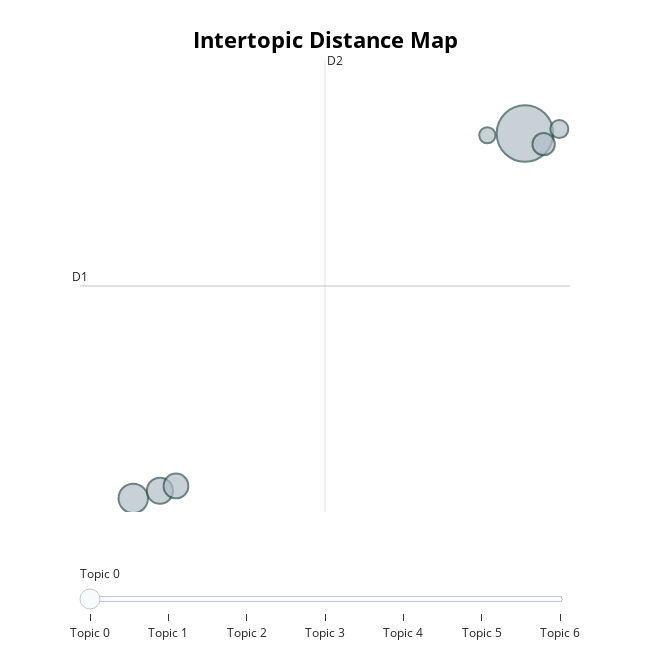
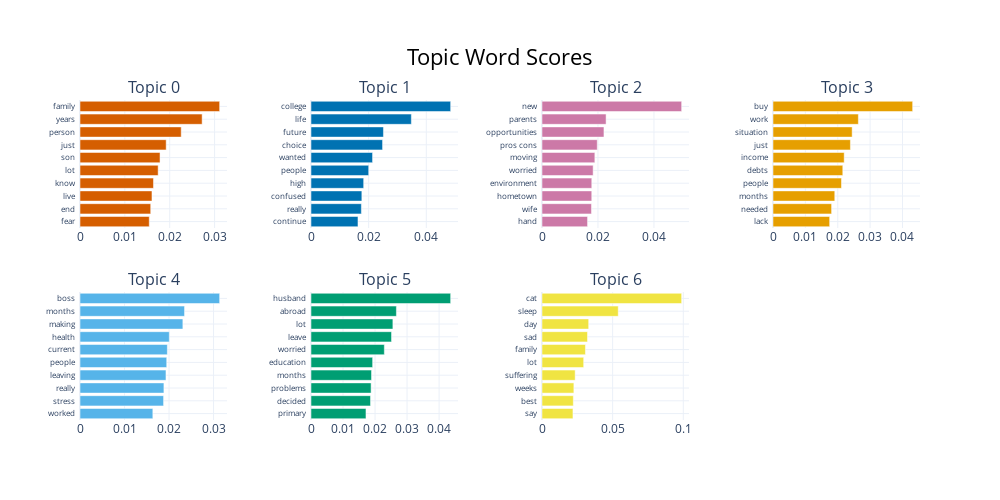
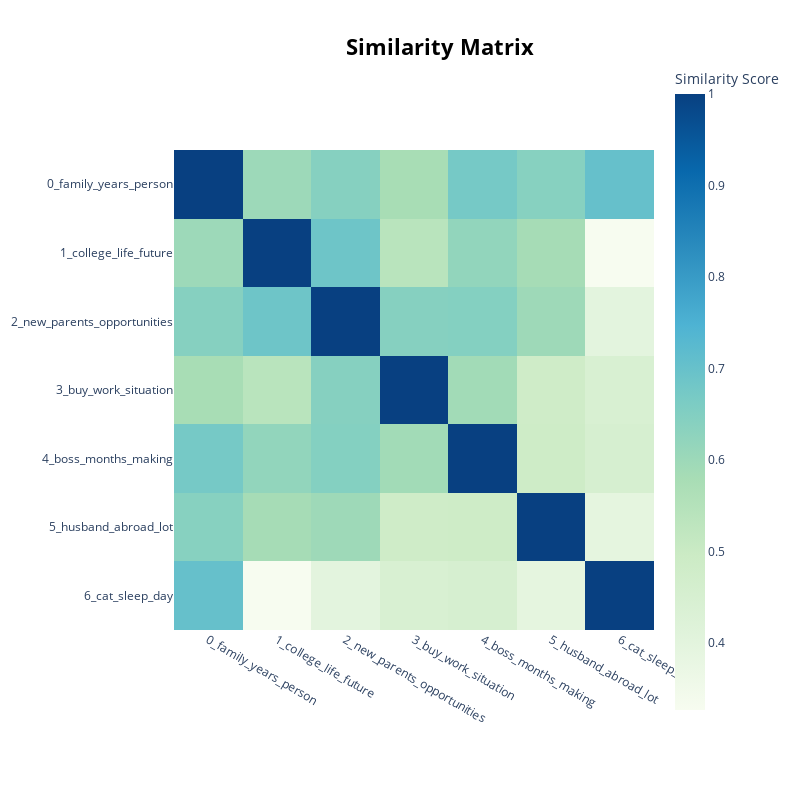
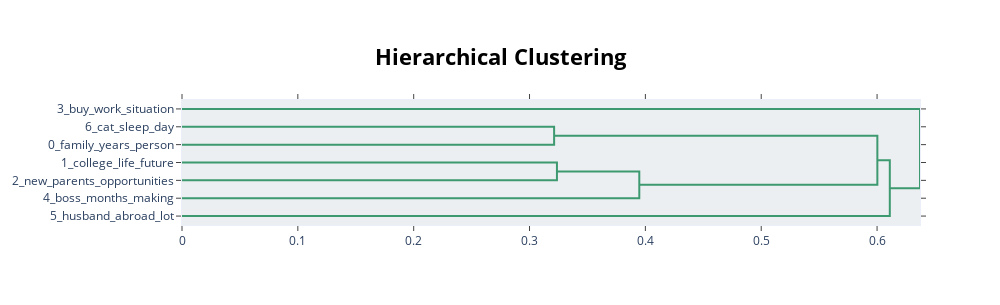

Notebook cell for these charts, in order:
### Markdown cell above
3. Visualizations
built-in BERTopic plots for interpretation:

### Code cell
# Intertopic distance map (UMAP): Shows the relationship and distance between topics in 2D space.
fig1 = topic_model.visualize_topics()

# Top words per topic: Horizontal bar chart of the most important words for each topic.
fig2 = topic_model.visualize_barchart(n_words=10, top_n_topics = 10) # None means all topics will be shown.
# Ensure all y-axis labels (words) are displayed, even if in small font
fig2.update_yaxes(tickfont=dict(size=7.7))

# Topic similarity heatmap: Visualizes how similar topics are to each other.
fig3 = topic_model.visualize_heatmap()

# Hierarchical clustering of topics: Dendrogram showing topic groupings and hierarchy.
fig4 = topic_model.visualize_hierarchy()

# Documents in topic space: Projects your documents into topic space for exploration.
fig5 = topic_model.visualize_documents(docs)

# Display all plots
fig1.show()
fig2.show()
fig3.show()
fig4.show()
fig5.show()

### Figure 1 — Plotly figure (JSON) as saved in the notebook; plotly's stock layout.template omitted (floating-point values rounded to 4 significant figures)
{"data": [{"customdata": [[0, "family | years | person | just | son", 480], [1, "college | life | future | choice | wanted", 130], [2, "new | parents | opportunities | pros cons | moving", 102], [3, "buy | work | situation | just | income", 92], [4, "boss | months | making | health | current", 75], [5, "husband | abroad | lot | leave | worried", 49], [6, "cat | sleep | day | sad | family", 39]], "hovertemplate": "<b>Topic %{customdata[0]}</b><br>%{customdata[1]}<br>Size: %{customdata[2]}", "legendgroup": "", "marker": {"color": "#B0BEC5", "line": {"color": "DarkSlateGrey", "width": 2}, "size": [480, 130, 102, 92, 75, 49, 39], "sizemode": "area", "sizeref": 0.3, "symbol": "circle"}, "mode": "markers", "name": "", "orientation": "v", "showlegend": false, "type": "scatter", "x": [0.6501, -6.26, -5.789, -5.506, 0.9795, 1.256, -0.01355], "xaxis": "x", "y": [27.91, 5.564, 6.028, 6.325, 27.25, 28.18, 27.8], "yaxis": "y"}], "layout": {"annotations": [{"showarrow": false, "text": "D1", "x": -7.199, "y": 18.57, "yshift": 10}, {"showarrow": false, "text": "D2", "x": -2.877, "xshift": 10, "y": 32.4}], "height": 650, "hoverlabel": {"bgcolor": "white", "font": {"family": "Rockwell", "size": 16}}, "legend": {"itemsizing": "constant", "tracegroupgap": 0}, "margin": {"t": 60}, "shapes": [{"line": {"color": "#CFD8DC", "width": 2}, "type": "line", "x0": -2.877, "x1": -2.877, "y0": 4.729, "y1": 32.4}, {"line": {"color": "#9E9E9E", "width": 2}, "type": "line", "x0": -7.199, "x1": 1.445, "y0": 18.57, "y1": 18.57}], "sliders": [{"active": 0, "pad": {"t": 50}, "steps": [{"args": [{"marker.color": [["red", "#B0BEC5", "#B0BEC5", "#B0BEC5", "#B0BEC5", "#B0BEC5", "#B0BEC5"]]}], "label": "Topic 0", "method": "update"}, {"args": [{"marker.color": [["#B0BEC5", "red", "#B0BEC5", "#B0BEC5", "#B0BEC5", "#B0BEC5", "#B0BEC5"]]}], "label": "Topic 1", "method": "update"}, {"args": [{"marker.color": [["#B0BEC5", "#B0BEC5", "red", "#B0BEC5", "#B0BEC5", "#B0BEC5", "#B0BEC5"]]}], "label": "Topic 2", "method": "update"}, {"args": [{"marker.color": [["#B0BEC5", "#B0BEC5", "#B0BEC5", "red", "#B0BEC5", "#B0BEC5", "#B0BEC5"]]}], "label": "Topic 3", "method": "update"}, {"args": [{"marker.color": [["#B0BEC5", "#B0BEC5", "#B0BEC5", "#B0BEC5", "red", "#B0BEC5", "#B0BEC5"]]}], "label": "Topic 4", "method": "update"}, {"args": [{"marker.color": [["#B0BEC5", "#B0BEC5", "#B0BEC5", "#B0BEC5", "#B0BEC5", "red", "#B0BEC5"]]}], "label": "Topic 5", "method": "update"}, {"args": [{"marker.color": [["#B0BEC5", "#B0BEC5", "#B0BEC5", "#B0BEC5", "#B0BEC5", "#B0BEC5", "red"]]}], "label": "Topic 6", "method": "update"}]}], "title": {"font": {"color": "Black", "size": 22}, "text": "<b>Intertopic Distance Map</b>", "x": 0.5, "xanchor": "center", "y": 0.95, "yanchor": "top"}, "width": 650, "xaxis": {"anchor": "y", "domain": [0, 1], "range": [-7.199, 1.445], "title": {"text": ""}, "visible": false}, "yaxis": {"anchor": "x", "domain": [0, 1], "range": [4.729, 32.4], "title": {"text": ""}, "visible": false}}}

### Figure 2 — Plotly figure (JSON) as saved in the notebook; plotly's stock layout.template omitted (floating-point values rounded to 4 significant figures)
{"data": [{"marker": {"color": "#D55E00"}, "orientation": "h", "type": "bar", "x": [0.01544, 0.01576, 0.01604, 0.01638, 0.01742, 0.01784, 0.01921, 0.02256, 0.02722, 0.03113], "xaxis": "x", "y": ["fear  ", "end  ", "live  ", "know  ", "lot  ", "son  ", "just  ", "person  ", "years  ", "family  "], "yaxis": "y"}, {"marker": {"color": "#0072B2"}, "orientation": "h", "type": "bar", "x": [0.0163, 0.01748, 0.01764, 0.01828, 0.02002, 0.02135, 0.02483, 0.02514, 0.03482, 0.04845], "xaxis": "x2", "y": ["continue  ", "really  ", "confused  ", "high  ", "people  ", "wanted  ", "choice  ", "future  ", "life  ", "college  "], "yaxis": "y2"}, {"marker": {"color": "#CC79A7"}, "orientation": "h", "type": "bar", "x": [0.01628, 0.01768, 0.01778, 0.01779, 0.01827, 0.01889, 0.01975, 0.02214, 0.0229, 0.0499], "xaxis": "x3", "y": ["hand  ", "wife  ", "hometown  ", "environment  ", "worried  ", "moving  ", "pros cons  ", "opportunities  ", "parents  ", "new  "], "yaxis": "y3"}, {"marker": {"color": "#E69F00"}, "orientation": "h", "type": "bar", "x": [0.0175, 0.0181, 0.01908, 0.02115, 0.02156, 0.02199, 0.02391, 0.02445, 0.02637, 0.04314], "xaxis": "x4", "y": ["lack  ", "needed  ", "months  ", "people  ", "debts  ", "income  ", "just  ", "situation  ", "work  ", "buy  "], "yaxis": "y4"}, {"marker": {"color": "#56B4E9"}, "orientation": "h", "type": "bar", "x": [0.01636, 0.01877, 0.01885, 0.01931, 0.01948, 0.01962, 0.02006, 0.02311, 0.02348, 0.03137], "xaxis": "x5", "y": ["worked  ", "stress  ", "really  ", "leaving  ", "people  ", "current  ", "health  ", "making  ", "months  ", "boss  "], "yaxis": "y5"}, {"marker": {"color": "#009E73"}, "orientation": "h", "type": "bar", "x": [0.01717, 0.01859, 0.01877, 0.0189, 0.01925, 0.02291, 0.02515, 0.02557, 0.02667, 0.04361], "xaxis": "x6", "y": ["primary  ", "decided  ", "problems  ", "months  ", "education  ", "worried  ", "leave  ", "lot  ", "abroad  ", "husband  "], "yaxis": "y6"}, {"marker": {"color": "#F0E442"}, "orientation": "h", "type": "bar", "x": [0.02191, 0.02217, 0.02256, 0.02347, 0.0295, 0.03075, 0.03221, 0.03304, 0.05397, 0.09885], "xaxis": "x7", "y": ["say  ", "best  ", "weeks  ", "suffering  ", "lot  ", "family  ", "sad  ", "day  ", "sleep  ", "cat  "], "yaxis": "y7"}], "layout": {"annotations": [{"font": {"size": 16}, "showarrow": false, "text": "Topic 0", "x": 0.0875, "xanchor": "center", "xref": "paper", "y": 1, "yanchor": "bottom", "yref": "paper"}, {"font": {"size": 16}, "showarrow": false, "text": "Topic 1", "x": 0.3625, "xanchor": "center", "xref": "paper", "y": 1, "yanchor": "bottom", "yref": "paper"}, {"font": {"size": 16}, "showarrow": false, "text": "Topic 2", "x": 0.6375, "xanchor": "center", "xref": "paper", "y": 1, "yanchor": "bottom", "yref": "paper"}, {"font": {"size": 16}, "showarrow": false, "text": "Topic 3", "x": 0.9125, "xanchor": "center", "xref": "paper", "y": 1, "yanchor": "bottom", "yref": "paper"}, {"font": {"size": 16}, "showarrow": false, "text": "Topic 4", "x": 0.0875, "xanchor": "center", "xref": "paper", "y": 0.4, "yanchor": "bottom", "yref": "paper"}, {"font": {"size": 16}, "showarrow": false, "text": "Topic 5", "x": 0.3625, "xanchor": "center", "xref": "paper", "y": 0.4, "yanchor": "bottom", "yref": "paper"}, {"font": {"size": 16}, "showarrow": false, "text": "Topic 6", "x": 0.6375, "xanchor": "center", "xref": "paper", "y": 0.4, "yanchor": "bottom", "yref": "paper"}], "height": 500, "hoverlabel": {"bgcolor": "white", "font": {"family": "Rockwell", "size": 16}}, "showlegend": false, "title": {"font": {"color": "Black", "size": 22}, "text": "Topic Word Scores", "x": 0.5, "xanchor": "center", "yanchor": "top"}, "width": 1000, "xaxis": {"anchor": "y", "domain": [0, 0.175], "showgrid": true}, "xaxis2": {"anchor": "y2", "domain": [0.275, 0.45], "showgrid": true}, "xaxis3": {"anchor": "y3", "domain": [0.55, 0.725], "showgrid": true}, "xaxis4": {"anchor": "y4", "domain": [0.825, 1], "showgrid": true}, "xaxis5": {"anchor": "y5", "domain": [0, 0.175], "showgrid": true}, "xaxis6": {"anchor": "y6", "domain": [0.275, 0.45], "showgrid": true}, "xaxis7": {"anchor": "y7", "domain": [0.55, 0.725], "showgrid": true}, "xaxis8": {"anchor": "y8", "domain": [0.825, 1], "showgrid": true}, "yaxis": {"anchor": "x", "domain": [0.6, 1], "showgrid": true, "tickfont": {"size": 7.7}}, "yaxis2": {"anchor": "x2", "domain": [0.6, 1], "showgrid": true, "tickfont": {"size": 7.7}}, "yaxis3": {"anchor": "x3", "domain": [0.6, 1], "showgrid": true, "tickfont": {"size": 7.7}}, "yaxis4": {"anchor": "x4", "domain": [0.6, 1], "showgrid": true, "tickfont": {"size": 7.7}}, "yaxis5": {"anchor": "x5", "domain": [0, 0.4], "showgrid": true, "tickfont": {"size": 7.7}}, "yaxis6": {"anchor": "x6", "domain": [0, 0.4], "showgrid": true, "tickfont": {"size": 7.7}}, "yaxis7": {"anchor": "x7", "domain": [0, 0.4], "showgrid": true, "tickfont": {"size": 7.7}}, "yaxis8": {"anchor": "x8", "domain": [0, 0.4], "showgrid": true, "tickfont": {"size": 7.7}}}}

### Figure 3 — Plotly figure (JSON) as saved in the notebook; plotly's stock layout.template omitted (floating-point values rounded to 4 significant figures)
{"data": [{"coloraxis": "coloraxis", "hovertemplate": "x: %{x}<br>y: %{y}<br>Similarity Score: %{z}<extra></extra>", "name": "0", "type": "heatmap", "x": ["0_family_years_person", "1_college_life_future", "2_new_parents_opportunities", "3_buy_work_situation", "4_boss_months_making", "5_husband_abroad_lot", "6_cat_sleep_day"], "xaxis": "x", "y": ["0_family_years_person", "1_college_life_future", "2_new_parents_opportunities", "3_buy_work_situation", "4_boss_months_making", "5_husband_abroad_lot", "6_cat_sleep_day"], "yaxis": "y", "z": [[1.0, 0.6008, 0.6433, 0.5788, 0.6724, 0.6411, 0.7022], [0.6008, 1.0, 0.6883, 0.5385, 0.6197, 0.5825, 0.3271], [0.6433, 0.6883, 1.0, 0.643, 0.6459, 0.5976, 0.4009], [0.5788, 0.5385, 0.643, 1.0, 0.5913, 0.4847, 0.4442], [0.6724, 0.6197, 0.6459, 0.5913, 1.0, 0.4888, 0.4521], [0.6411, 0.5825, 0.5976, 0.4847, 0.4888, 1.0, 0.3939], [0.7022, 0.3271, 0.4009, 0.4442, 0.4521, 0.3939, 1.0]]}], "layout": {"coloraxis": {"colorbar": {"title": {"text": "Similarity Score"}}, "colorscale": [[0, "rgb(247,252,240)"], [0.125, "rgb(224,243,219)"], [0.25, "rgb(204,235,197)"], [0.375, "rgb(168,221,181)"], [0.5, "rgb(123,204,196)"], [0.625, "rgb(78,179,211)"], [0.75, "rgb(43,140,190)"], [0.875, "rgb(8,104,172)"], [1, "rgb(8,64,129)"]]}, "height": 800, "hoverlabel": {"bgcolor": "white", "font": {"family": "Rockwell", "size": 16}}, "legend": {"title": {"text": "Trend"}}, "margin": {"t": 60}, "showlegend": true, "title": {"font": {"color": "Black", "size": 22}, "text": "<b>Similarity Matrix</b>", "x": 0.55, "xanchor": "center", "y": 0.95, "yanchor": "top"}, "width": 800, "xaxis": {"anchor": "y", "constrain": "domain", "domain": [0, 1], "scaleanchor": "y"}, "yaxis": {"anchor": "x", "autorange": "reversed", "constrain": "domain", "domain": [0, 1]}}}

### Figure 4 — Plotly figure (JSON) as saved in the notebook; plotly's stock layout.template omitted (floating-point values rounded to 4 significant figures)
{"data": [{"hoverinfo": "text", "marker": {"color": "rgb(61,153,112)"}, "mode": "lines", "type": "scatter", "x": [0.0, 0.3212, 0.3212, 0.0], "xaxis": "x", "y": [-15.0, -15.0, -25.0, -25.0], "yaxis": "y"}, {"hoverinfo": "text", "marker": {"color": "rgb(61,153,112)"}, "mode": "lines", "type": "scatter", "x": [0.0, 0.3237, 0.3237, 0.0], "xaxis": "x", "y": [-35.0, -35.0, -45.0, -45.0], "yaxis": "y"}, {"hoverinfo": "text", "marker": {"color": "rgb(61,153,112)"}, "mode": "lines", "type": "scatter", "x": [0.3237, 0.3947, 0.3947, 0.0], "xaxis": "x", "y": [-40.0, -40.0, -55.0, -55.0], "yaxis": "y"}, {"hoverinfo": "text", "marker": {"color": "rgb(61,153,112)"}, "mode": "lines", "type": "scatter", "x": [0.3212, 0.6003, 0.6003, 0.3947], "xaxis": "x", "y": [-20.0, -20.0, -47.5, -47.5], "yaxis": "y"}, {"hoverinfo": "text", "marker": {"color": "rgb(61,153,112)"}, "mode": "lines", "type": "scatter", "x": [0.6003, 0.611, 0.611, 0.0], "xaxis": "x", "y": [-33.75, -33.75, -65.0, -65.0], "yaxis": "y"}, {"hoverinfo": "text", "marker": {"color": "rgb(61,153,112)"}, "mode": "lines", "type": "scatter", "x": [0.0, 0.6371, 0.6371, 0.611], "xaxis": "x", "y": [-5.0, -5.0, -49.38, -49.38], "yaxis": "y"}], "layout": {"autosize": false, "height": 305, "hoverlabel": {"bgcolor": "white", "font": {"family": "Rockwell", "size": 16}}, "hovermode": "closest", "plot_bgcolor": "#ECEFF1", "showlegend": false, "title": {"font": {"color": "Black", "size": 22}, "text": "<b>Hierarchical Clustering</b>", "x": 0.5, "xanchor": "center", "yanchor": "top"}, "width": 1000, "xaxis": {"mirror": "allticks", "rangemode": "tozero", "showgrid": false, "showline": true, "showticklabels": true, "ticks": "outside", "type": "linear", "zeroline": false}, "yaxis": {"mirror": "allticks", "range": [-70, 0], "rangemode": "tozero", "showgrid": false, "showline": true, "showticklabels": true, "tickmode": "array", "ticks": "outside", "ticktext": ["3_buy_work_situation", "6_cat_sleep_day", "0_family_years_person", "1_college_life_future", "2_new_parents_opportunities", "4_boss_months_making", "5_husband_abroad_lot"], "tickvals": [-5, -15, -25, -35, -45, -55, -65], "type": "linear", "zeroline": false}}}
